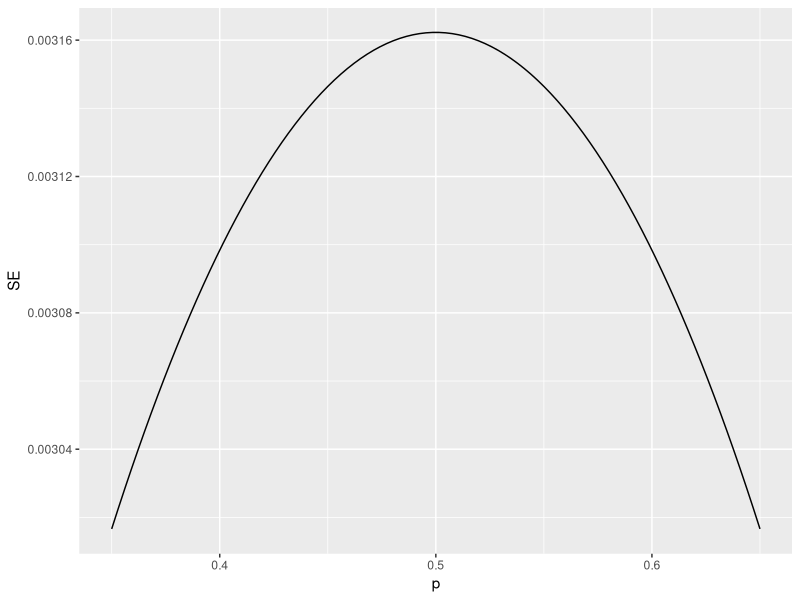
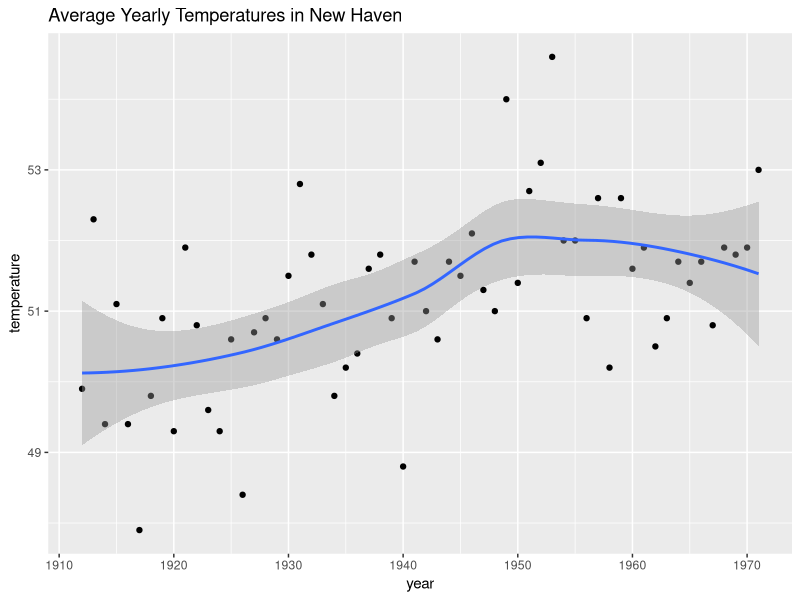

Recreate these plots in R, in order. (Note: this script raises an error after producing the figures.)


library(tidyverse)
N <- 100000
p <- seq(0.35, 0.65, length = 100)
SE <- sapply(p, function(x) 2 * sqrt(x * (1 - x) / N))
data.frame(p = p, SE = SE) %>%
    ggplot(aes(p, SE)) +
    geom_line()

#confidence intervals
data("nhtemp")
data.frame(year = as.numeric(time(nhtemp)), temperature = as.numeric(nhtemp)) %>%
    ggplot(aes(year, temperature)) +
    geom_point() +
    geom_smooth() +
    ggtitle("Average Yearly Temperatures in New Haven")

B <- 10000
inside <- replicate(B, {
  X <- sample(c(0, 1), size = N, replace = TRUE, prob = c(1 - p, p))
  X_hat <- mean(X)
  SE_hat <- sqrt(X_hat * (1 - X_hat) / N)
  between(p, X_hat - 2 * SE_hat, X_hat + 2 * SE_hat) # TRUE if p in confidence interval
})
mean(inside)


d <- 0.039
Ns <- c(1298, 533, 1342, 897, 774, 254, 812, 324, 1291, 1056, 2172, 516)
p <- (d+1)/2

# calculate confidence intervals of the spread
confidence_intervals <- sapply(Ns, function(N){
    X <- sample(c(0,1), size=N, replace=TRUE, prob = c(1-p, p))
    X_hat <- mean(X)
    SE_hat <- sqrt(X_hat*(1-X_hat)/N)
    2*c(X_hat, X_hat - 2*SE_hat, X_hat + 2*SE_hat) - 1
})

# generate a data frame storing results
polls <- data.frame(poll = 1:ncol(confidence_intervals),
                    t(confidence_intervals), sample_size = Ns)
names(polls) <- c("poll", "estimate", "low", "high", "sample_size")
polls

d_hat <- polls %>%
    summarize(avg = sum(estimate*sample_size) / sum(sample_size)) %>%
    .$avg

p_hat <- (1+d_hat)/2
moe <- 2*1.96*sqrt(p_hat*(1-p_hat)/sum(polls$sample_size))   
round(d_hat*100,1)
round(moe*100, 1)
